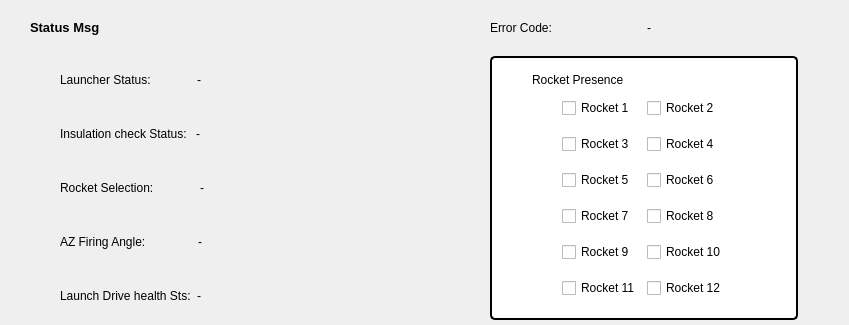
        <widget class="QFrame" name="B6000_Status_Msg">
         <property name="styleSheet">
          <string notr="true">#B6000_Status_Msg {
 border: 2px solid black;
 border-radius: 5px; 
background-color: white;
 }</string>
         </property>
         <layout class="QGridLayout" name="gridLayout_2">
          <property name="leftMargin">
           <number>30</number>
          </property>
          <property name="topMargin">
           <number>5</number>
          </property>
          <property name="bottomMargin">
           <number>5</number>
          </property>
          <item row="2" column="2">
           <spacer name="horizontalSpacer_4">
            <property name="orientation">
             <enum>Qt::Horizontal</enum>
            </property>
            <property name="sizeHint" stdset="0">
             <size>
              <width>40</width>
              <height>20</height>
             </size>
            </property>
           </spacer>
          </item>
          <item row="0" column="3">
           <layout class="QVBoxLayout" name="verticalLayout_5">
            <property name="topMargin">
             <number>10</number>
            </property>
            <property name="bottomMargin">
             <number>10</number>
            </property>
            <item>
             <layout class="QHBoxLayout" name="horizontalLayout_12"/>
            </item>
            <item>
             <layout class="QHBoxLayout" name="horizontalLayout_10">
              <item>
               <widget class="QLabel" name="label_5">
                <property name="text">
                 <string>Error Code:</string>
                </property>
               </widget>
              </item>
              <item>
               <widget class="QLabel" name="label_3">
                <property name="text">
                 <string>-</string>
                </property>
               </widget>
              </item>
             </layout>
            </item>
           </layout>
          </item>
          <item row="2" column="4">
           <spacer name="horizontalSpacer_3">
            <property name="orientation">
             <enum>Qt::Horizontal</enum>
            </property>
            <property name="sizeHint" stdset="0">
             <size>
              <width>40</width>
              <height>20</height>
             </size>
            </property>
           </spacer>
          </item>
          <item row="2" column="1">
           <layout class="QVBoxLayout" name="verticalLayout_7">
            <property name="leftMargin">
             <number>20</number>
            </property>
            <property name="rightMargin">
             <number>40</number>
            </property>
            <item>
             <layout class="QHBoxLayout" name="horizontalLayout_15">
              <property name="leftMargin">
               <number>10</number>
              </property>
              <property name="rightMargin">
               <number>200</number>
              </property>
              <item>
               <widget class="QLabel" name="label_7">
                <property name="text">
                 <string>Launcher Status:            </string>
                </property>
               </widget>
              </item>
              <item>
               <widget class="QLabel" name="label_6">
                <property name="text">
                 <string>-</string>
                </property>
               </widget>
              </item>
             </layout>
            </item>
            <item>
             <layout class="QHBoxLayout" name="horizontalLayout_18">
              <property name="leftMargin">
               <number>10</number>
              </property>
              <property name="rightMargin">
               <number>200</number>
              </property>
              <item>
               <widget class="QLabel" name="label_9">
                <property name="text">
                 <string>Insulation check Status: </string>
                </property>
               </widget>
              </item>
              <item>
               <widget class="QLabel" name="label_8">
                <property name="text">
                 <string>-</string>
                </property>
               </widget>
              </item>
             </layout>
            </item>
            <item>
             <layout class="QHBoxLayout" name="horizontalLayout_17">
              <property name="leftMargin">
               <number>10</number>
              </property>
              <property name="rightMargin">
               <number>200</number>
              </property>
              <item>
               <widget class="QLabel" name="label_11">
                <property name="text">
                 <string>Rocket Selection:            </string>
                </property>
               </widget>
              </item>
              <item>
               <widget class="QLabel" name="label_10">
                <property name="text">
                 <string>-</string>
                </property>
               </widget>
              </item>
             </layout>
            </item>
            <item>
             <layout class="QHBoxLayout" name="horizontalLayout_16">
              <property name="leftMargin">
               <number>10</number>
              </property>
              <property name="rightMargin">
               <number>200</number>
              </property>
              <item>
               <widget class="QLabel" name="label_13">
                <property name="text">
                 <string>AZ Firing Angle:              </string>
                </property>
               </widget>
              </item>
              <item>
               <widget class="QLabel" name="label_12">
                <property name="text">
                 <string>-</string>
                </property>
               </widget>
              </item>
             </layout>
            </item>
            <item>
             <layout class="QHBoxLayout" name="horizontalLayout_14">
              <property name="leftMargin">
               <number>10</number>
              </property>
              <property name="rightMargin">
               <number>200</number>
              </property>
              <item>
               <widget class="QLabel" name="label_15">
                <property name="text">
                 <string>Launch Drive health Sts:</string>
                </property>
               </widget>
              </item>
              <item>
               <widget class="QLabel" name="label_14">
                <property name="text">
                 <string>-</string>
                </property>
               </widget>
              </item>
             </layout>
            </item>
           </layout>
          </item>
          <item row="0" column="1">
           <layout class="QVBoxLayout" name="verticalLayout_4">
            <property name="topMargin">
             <number>10</number>
            </property>
            <property name="bottomMargin">
             <number>10</number>
            </property>
            <item>
             <layout class="QHBoxLayout" name="horizontalLayout_9">
              <property name="topMargin">
               <number>5</number>
              </property>
              <property name="bottomMargin">
               <number>5</number>
              </property>
              <item>
               <widget class="QLabel" name="label_4">
                <property name="font">
                 <font>
                  <pointsize>10</pointsize>
                  <weight>75</weight>
                  <bold>true</bold>
                 </font>
                </property>
                <property name="text">
                 <string>Status Msg</string>
                </property>
               </widget>
              </item>
             </layout>
            </item>
            <item>
             <layout class="QHBoxLayout" name="horizontalLayout_11"/>
            </item>
           </layout>
          </item>
          <item row="2" column="3">
           <widget class="QFrame" name="B6000_Rocket_Presence">
            <property name="styleSheet">
             <string notr="true">#B6000_Rocket_Presence {
border: 2px solid back; 
border-radius: 5px; 
background-color: white; 
}</string>
            </property>
            <layout class="QVBoxLayout" name="verticalLayout_3">
             <property name="leftMargin">
              <number>40</number>
             </property>
             <property name="topMargin">
              <number>15</number>
             </property>
             <property name="rightMargin">
              <number>40</number>
             </property>
             <property name="bottomMargin">
              <number>15</number>
             </property>
             <item>
              <widget class="QLabel" name="label_2">
               <property name="text">
                <string>Rocket Presence</string>
               </property>
              </widget>
             </item>
             <item>
              <layout class="QHBoxLayout" name="horizontalLayout_3">
               <property name="leftMargin">
                <number>30</number>
               </property>
               <property name="topMargin">
                <number>5</number>
               </property>
               <property name="rightMargin">
                <number>30</number>
               </property>
               <property name="bottomMargin">
                <number>5</number>
               </property>
               <item>
                <widget class="QCheckBox" name="checkBox_6">
                 <property name="text">
                  <string>Rocket 1</string>
                 </property>
                </widget>
               </item>
               <item>
                <widget class="QCheckBox" name="checkBox_5">
                 <property name="text">
                  <string>Rocket 2</string>
                 </property>
                </widget>
               </item>
              </layout>
             </item>
             <item>
              <layout class="QHBoxLayout" name="horizontalLayout_4">
               <property name="leftMargin">
                <number>30</number>
               </property>
               <property name="topMargin">
                <number>5</number>
               </property>
               <property name="rightMargin">
                <number>30</number>
               </property>
               <property name="bottomMargin">
                <number>5</number>
               </property>
               <item>
                <widget class="QCheckBox" name="checkBox_8">
                 <property name="text">
                  <string>Rocket 3</string>
                 </property>
                </widget>
               </item>
               <item>
                <widget class="QCheckBox" name="checkBox_7">
                 <property name="text">
                  <string>Rocket 4</string>
                 </property>
                </widget>
               </item>
              </layout>
             </item>
             <item>
              <layout class="QHBoxLayout" name="horizontalLayout_5">
               <property name="leftMargin">
                <number>30</number>
               </property>
               <property name="topMargin">
                <number>5</number>
               </property>
               <property name="rightMargin">
                <number>30</number>
               </property>
               <property name="bottomMargin">
                <number>5</number>
               </property>
               <item>
                <widget class="QCheckBox" name="checkBox_10">
                 <property name="text">
                  <string>Rocket 5</string>
                 </property>
                </widget>
               </item>
               <item>
                <widget class="QCheckBox" name="checkBox_9">
                 <property name="text">
                  <string>Rocket 6</string>
                 </property>
                </widget>
               </item>
              </layout>
             </item>
             <item>
              <layout class="QHBoxLayout" name="horizontalLayout_6">
               <property name="leftMargin">
                <number>30</number>
               </property>
               <property name="topMargin">
                <number>5</number>
               </property>
               <property name="rightMargin">
                <number>30</number>
               </property>
               <property name="bottomMargin">
                <number>5</number>
               </property>
               <item>
                <widget class="QCheckBox" name="checkBox_12">
                 <property name="text">
                  <string>Rocket 7</string>
                 </property>
                </widget>
               </item>
               <item>
                <widget class="QCheckBox" name="checkBox_11">
                 <property name="text">
                  <string>Rocket 8</string>
                 </property>
                </widget>
               </item>
              </layout>
             </item>
             <item>
              <layout class="QHBoxLayout" name="horizontalLayout_7">
               <property name="leftMargin">
                <number>30</number>
               </property>
               <property name="topMargin">
                <number>5</number>
               </property>
               <property name="rightMargin">
                <number>30</number>
               </property>
               <property name="bottomMargin">
                <number>5</number>
               </property>
               <item>
                <widget class="QCheckBox" name="checkBox_14">
                 <property name="text">
                  <string>Rocket 9</string>
                 </property>
                </widget>
               </item>
               <item>
                <widget class="QCheckBox" name="checkBox_13">
                 <property name="text">
                  <string>Rocket 10</string>
                 </property>
                </widget>
               </item>
              </layout>
             </item>
             <item>
              <layout class="QHBoxLayout" name="horizontalLayout_8">
               <property name="leftMargin">
                <number>30</number>
               </property>
               <property name="topMargin">
                <number>5</number>
               </property>
               <property name="rightMargin">
                <number>30</number>
               </property>
               <property name="bottomMargin">
                <number>5</number>
               </property>
               <item>
                <widget class="QCheckBox" name="checkBox_16">
                 <property name="text">
                  <string>Rocket 11</string>
                 </property>
                </widget>
               </item>
               <item>
                <widget class="QCheckBox" name="checkBox_15">
                 <property name="text">
                  <string>Rocket 12</string>
                 </property>
                </widget>
               </item>
              </layout>
             </item>
            </layout>
           </widget>
          </item>
         </layout>
        </widget>
